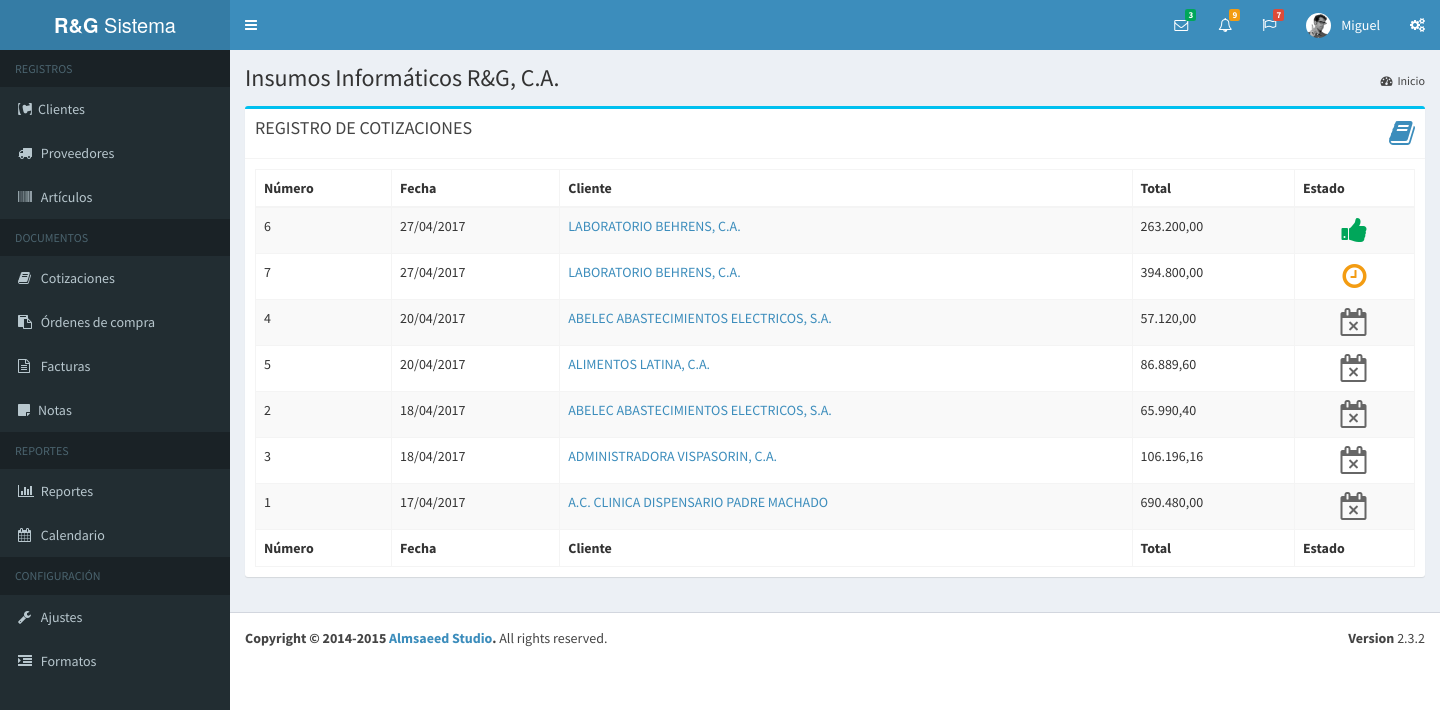
Before: /cotizaciones.php (signed in) with the older database file.
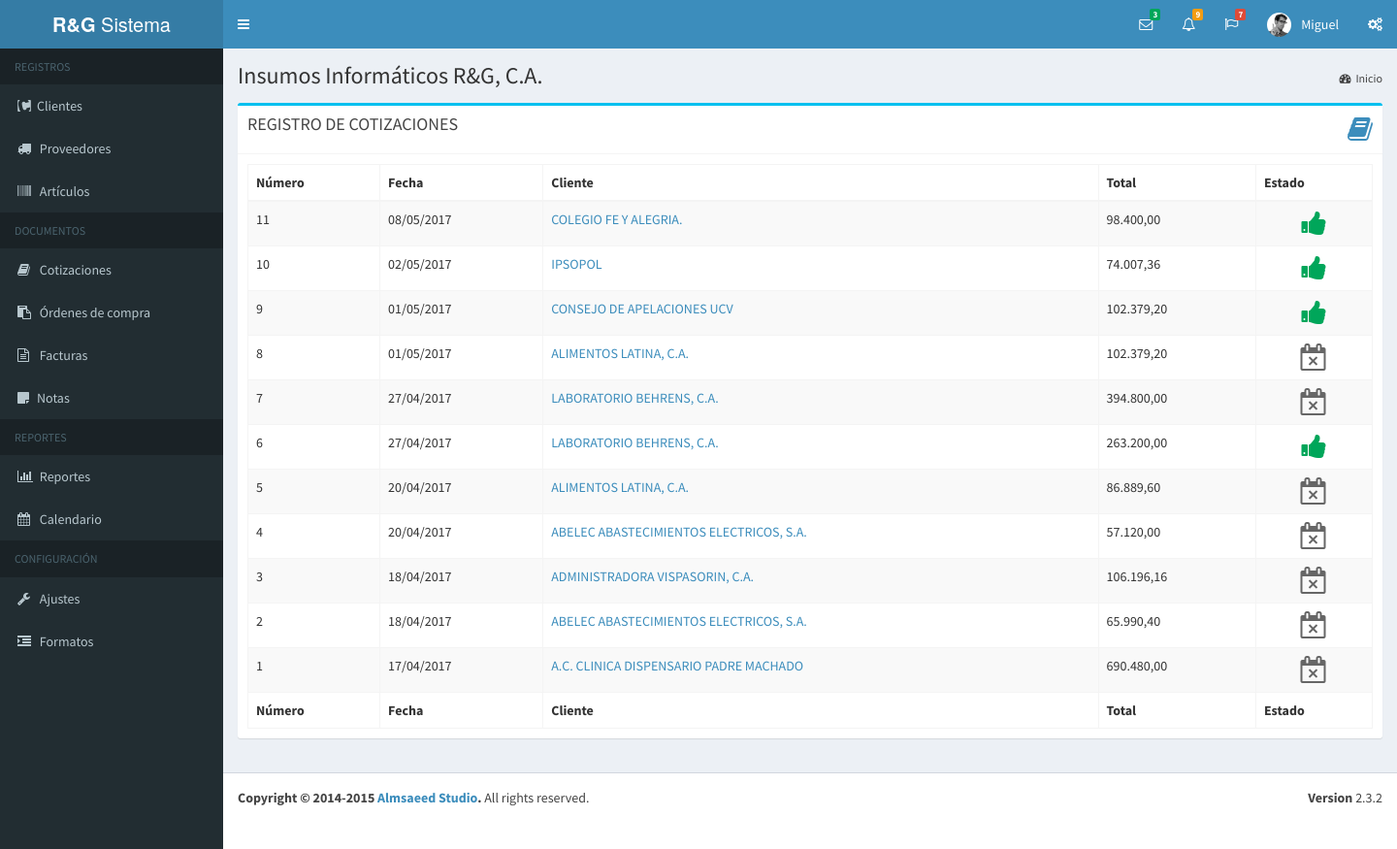
After: the same page with the newer database file.
### tables this page shows
CREATE TABLE IF NOT EXISTS `usuario` (
  `idUsuario` int(11) NOT NULL AUTO_INCREMENT,
  `usuario` varchar(60) NOT NULL,
  `password` varchar(60) NOT NULL,
  `nombre` varchar(80) DEFAULT NULL,
  `empresa` varchar(40) DEFAULT NULL,
  `subtitulo` varchar(120) DEFAULT NULL,
  `rif` varchar(15) DEFAULT NULL,
  `telefonos` varchar(80) DEFAULT NULL,
  `email` varchar(80) DEFAULT NULL,
  `vendedor` varchar(25) DEFAULT NULL,
  `direccion1` varchar(160) DEFAULT NULL,
  `direccion2` varchar(160) DEFAULT NULL,
  `ultima_act_doc` datetime DEFAULT NULL,
  PRIMARY KEY (`idUsuario`)
);

CREATE TABLE IF NOT EXISTS `cotizacion` (
  `idCotizacion` int(5) NOT NULL AUTO_INCREMENT,
  `numero` int(4) NOT NULL,
  `Fecha` varchar(10) DEFAULT NULL,
  `fecha_emision` date DEFAULT NULL,
  `fecha_registro` datetime DEFAULT NULL,
  `fecha_modificacion` datetime DEFAULT NULL,
  `fecha_vencimiento` datetime DEFAULT NULL,
  `fecha_venc_sist` datetime DEFAULT NULL,
  `fecha_anulacion` datetime DEFAULT NULL,
  `fecha_aprobacion` datetime DEFAULT NULL,
  `validez` varchar(30) DEFAULT NULL,
  `idCliente` int(5) DEFAULT NULL,
  `Nombre` varchar(51) DEFAULT NULL,
  `Telefono` varchar(20) DEFAULT NULL,
  `Rif` varchar(14) DEFAULT NULL,
  `Fax` varchar(15) DEFAULT NULL,
  `Email` varchar(30) DEFAULT NULL,
  `pcontacto` varchar(30) DEFAULT NULL,
  `idProveedor` int(2) DEFAULT NULL,
  `iva` float DEFAULT NULL,
  `tipo` varchar(12) DEFAULT NULL,
  `CotizAprobada` varchar(5) DEFAULT NULL,
  `SubTotal` varchar(9) DEFAULT NULL,
  `TotalDescto` int(1) DEFAULT NULL,
  `estado` varchar(20) DEFAULT NULL,
  `valor_condicion` int(3) DEFAULT NULL,
  `condicion` varchar(12) DEFAULT NULL,
  `ISV` varchar(8) DEFAULT NULL,
  `Total` decimal(9,2) DEFAULT NULL,
  `introduccion` varchar(200) DEFAULT NULL,
  `Observaciones` varchar(30) DEFAULT NULL,
  `Observaciones1` varchar(100) DEFAULT NULL,
  `Observaciones2` varchar(100) DEFAULT NULL,
  `Observaciones3` varchar(100) DEFAULT NULL,
  `idUsuario` int(11) DEFAULT NULL,
  PRIMARY KEY (`idCotizacion`),
  KEY `idUsuario` (`idUsuario`)
);

CREATE TABLE IF NOT EXISTS `cliente` (
  `idCliente` int(5) NOT NULL AUTO_INCREMENT,
  `nombre` varchar(51) NOT NULL,
  `rif` varchar(13) NOT NULL,
  `pcontacto` varchar(50) DEFAULT NULL,
  `nit` int(11) DEFAULT NULL,
  `direccion1` varchar(100) DEFAULT NULL,
  `direccion2` varchar(100) DEFAULT NULL,
  `ciudad` varchar(30) DEFAULT NULL,
  `telefono1` varchar(20) DEFAULT NULL,
  `telefono2` varchar(20) DEFAULT NULL,
  `excento` varchar(20) DEFAULT NULL,
  `pagweb` varchar(30) DEFAULT NULL,
  `email` varchar(30) DEFAULT NULL,
  PRIMARY KEY (`idCliente`)
);

### bd/data-usuario.php (called while the page is built, shortened)
<?php
	function obtenerUsuarioPorId( $idu, $dbh ){
		$sql = "select * from usuario where idUsuario = $idu";
		$data_user = mysql_fetch_array( mysql_query ( $sql, $dbh ) );
		return $data_user;
	}
?>

### bd/data-cotizacion.php (called while the page is built, shortened)
<?php
	function obtenerListaCotizaciones( $link, $idu, $estado ){
		$xq = ""; $lista_c = array();
		$q = "Select c.idCotizacion as id, c.tipo as tipo, c.numero as numero,
		c.estado as estado, date_format(c.fecha_emision,'%d/%m/%Y') as Fecha,
		c.valor_condicion as vcondicion, k.Nombre as Nombre, c.Total as Total
		from cotizacion c, cliente k where c.idCliente = k.idCliente and c.tipo = 'cotizacion'
		and idUsuario = $idu $xq order by c.fecha_emision DESC";
		$data = mysql_query( $q, $link );
		while( $c = mysql_fetch_array( $data ) ){
			$lista_c[] = $c;
		}
		return $lista_c;
	}
?>

### fn/fn-documento.php (called while the page is built, shortened)
<?php
	function iconoEstado( $estado ){
		$icono = array(
			""	=> array("icono" => " fa-sticky-note", "color" => "verde"),
			"pendiente"	=> array("icono" => "fa-clock-o", "color" => "amarillo"),
			"aprobada"	=> array("icono" => "fa-thumbs-up", "color" => "verde"),
			"pagada"	=> array("icono" => "fa-check", "color" => "azul"),
			"vencida"	=> array("icono" => "fa-calendar-times-o", "color" => "gris"),
			"anulada" 	=> array("icono" => "fa-ban", "color" => "rojo")
		);
		return $icono[$estado];
	}
?>

### sub-scripts/tablas/tabla_cotizaciones.php (the view, shortened to what this page needs)
<?php
	$tipo = "";
	if( $tipo == "solicitud" )
		$cotizaciones = obtenerSolicitudesCotizaciones( $dbh, $usuario["idUsuario"] );
	else
		$cotizaciones = obtenerListaCotizaciones( $dbh, $usuario["idUsuario"], "" );
?>
<table id="lista_ctz" class="table table-bordered table-striped">
    <thead>
      <tr>
        <th>Número</th>
        <th>Fecha</th>
        <?php if( $tipo != "solicitud" ) { ?> <th>Cliente</th> <?php } else { ?><th>Proveedor</th> <?php } ?>
		<?php if( $tipo != "solicitud" ) { ?> <th>Total</th> <?php } ?>
        <th>Estado</th>
      </tr>
    </thead>
    <tbody>
        <?php
          foreach( $cotizaciones as $c ){
            if ( $tipo == "solicitud" ) $td = "sctz"; else $td = "ctz";
            $ie = iconoEstado( $c["estado"] );
        ?>
        <tr>
            <td> <?php echo $c["numero"];  ?></td>
            <td> <?php echo $c["Fecha"];  ?></td>
            <td>
              <a href="documento.php?tipo_documento=<?php echo $td; ?>&id=<?php echo $c["id"]; ?>"><?php echo $c["Nombre"]; ?></a>
            </td>
            <?php if( $tipo != "solicitud" ) { ?>
              <td>
                <?php echo number_format( $c["Total"], 2, ",", "." );  ?>
              </td>
            <?php } ?>
            <td align="center">
              <i class="fa fa-2x <?php echo $ie["icono"]." ".$ie["color"]; ?>"></i>
            </td>
        </tr>
        <?php } ?>
    </tbody>
    <tfoot>
        <tr>
        <th>Número</th>
        <th>Fecha</th>
        <?php if( $tipo != "solicitud" ) { ?> <th>Cliente</th> <?php } else { ?><th>Proveedor</th> <?php } ?>
		    <?php if( $tipo != "solicitud" ) { ?> <th>Total</th> <?php } ?>
        <th>Estado</th>
      </tr>
    </tfoot>
</table>

### cotizaciones.php (shortened to what this page needs)
<?php
  include( "bd/bd.php" );
	include( "bd/data-usuario.php" );
	include( "bd/data-cotizacion.php" );
  include( "fn/fn-documento.php" );
?>
<!DOCTYPE html>
<html>
<head>
  <link rel="stylesheet" href="bootstrap/css/bootstrap.min.css">
    <link rel="stylesheet" href="https://maxcdn.bootstrapcdn.com/font-awesome/4.4.0/css/font-awesome.min.css">
    <link rel="stylesheet" href="https://code.ionicframework.com/ionicons/2.0.1/css/ionicons.min.css">
    <link rel="stylesheet" href="plugins/iCheck/all.css">
    <link rel="stylesheet" href="plugins/datatables/dataTables.bootstrap.css">
    <link rel="stylesheet" href="plugins/select2/select2.min.css">
    <link rel="stylesheet" href="dist/css/AdminLTE.min.css">
    <link rel="stylesheet" href="dist/css/skins/_all-skins.min.css">
    <link rel="stylesheet" type="text/css" href="css/style.css">
</head>
<body class="hold-transition skin-blue sidebar-mini">
<div class="wrapper">
  <header class="main-header">
    <nav class="navbar navbar-static-top" role="navigation">
      <a href="#" class="sidebar-toggle" data-toggle="offcanvas" role="button">
      </a>
      <div class="navbar-custom-menu">
        <ul class="nav navbar-nav">
          <?php include("sub-scripts/nav/mensajes.php");?>
          <?php include("sub-scripts/nav/notificaciones.php");?>
          <?php include("sub-scripts/nav/tareas.php");?>
          <?php include("sub-scripts/nav/perfil.php");?>
          <li>
            <a href="#" data-toggle="control-sidebar"><i class="fa fa-gears"></i></a>
          </li>
        </ul>
      </div>
    </nav>
  </header>
  <?php include("sub-scripts/nav/menu_ppal.php");?>
  <div class="content-wrapper">
    <?php include("sub-scripts/nav/contenido-cabecera.php");?>
    <section class="content">
    	<div class="row">
            <div class="col-md-12">
              <div class="box box-info">
                <div class="box-header with-border">
                  <h3 class="box-title">REGISTRO DE COTIZACIONES</h3>
                  <div class="icon-color"><i class="fa fa-book fa-2x"></i></div>
                </div>
             	  <div class="box-body">
                	<?php include( "sub-scripts/tablas/tabla_cotizaciones.php" ); ?>
                </div>
              </div>
            </div>
          </div>
    </section>
  </div>
  <?php include("sub-scripts/nav/footer.php"); ?>
</div>
</body>
</html>

### sub-scripts/nav/mensajes.php (shortened to what this page needs)
<li class="dropdown messages-menu">
<a href="#" class="dropdown-toggle" data-toggle="dropdown">
  <i class="fa fa-envelope-o"></i>
  <span class="label label-success">3</span>
</a>
</li>

### sub-scripts/nav/notificaciones.php (shortened to what this page needs)
<li class="dropdown notifications-menu">
<a href="#" class="dropdown-toggle" data-toggle="dropdown">
  <i class="fa fa-bell-o"></i>
  <span class="label label-warning">9</span>
</a>
</li>

### sub-scripts/nav/tareas.php (shortened to what this page needs)
<li class="dropdown tasks-menu">
<a href="#" class="dropdown-toggle" data-toggle="dropdown">
  <i class="fa fa-flag-o"></i>
  <span class="label label-danger">7</span>
</a>
</li>

### sub-scripts/nav/perfil.php (shortened to what this page needs)
<?php
  $usuario = obtenerUsuarioPorId( $_SESSION["user"]["idUsuario"], $dbh );
?>
<li class="dropdown user user-menu">
<a href="#" class="dropdown-toggle" data-toggle="dropdown">
  <img src="dist/img/user2-160x160.jpg" class="user-image" alt="User Image">
  <span class="hidden-xs"><?php echo $usuario["nombre"]; ?></span>
</a>
</li>

### sub-scripts/nav/menu_ppal.php (shortened to what this page needs)
<aside class="main-sidebar">
    <section class="sidebar">
      <ul class="sidebar-menu">
        <li class="header">REGISTROS</li>
        <li class="treeview">
          <a href="#">
            <i class="fa fa-contao"></i><span>Clientes</span>
          </a>
        </li>
        <li class="treeview">
          <a href="#">
            <i class="fa fa-truck"></i>
            <span>Proveedores</span>
          </a>
        </li>
        <li class="treeview">
          <a href="#">
            <i class="fa fa-barcode"></i>
            <span>Artículos</span>
          </a>
        </li>
        <li class="header">DOCUMENTOS</li>
        <li class="treeview">
          <a href="#">
            <i class="fa fa-book"></i>
            <span>Cotizaciones</span>
          </a>
        </li>
        <li>
          <a href="pages/widgets.html">
            <i class="fa fa-clipboard"></i> <span>Órdenes de compra</span>
          </a>
        </li>
        <li>
          <a href="#">
            <i class="fa fa-file-text-o"></i> <span>Facturas</span>
          </a>
        </li>
        <li>
          <a href="#">
            <i class="fa fa-sticky-note"></i><span>Notas</span>
          </a>
        </li>
        <li class="header">REPORTES</li>
        <li class="treeview">
          <a href="#">
            <i class="fa fa-bar-chart"></i> <span>Reportes</span>
          </a>
        </li>
        <li>
          <a href="pages/calendar.html">
            <i class="fa fa-calendar"></i> <span>Calendario</span>
          </a>
        </li>
        <li class="header">CONFIGURACIÓN</li>
        <li class="treeview">
          <a href="mantenimiento.php">
            <i class="fa fa-wrench"></i>
            <span>Ajustes</span>
          </a>
        </li>
        <li class="treeview">
          <a href="formatos.php">
            <i class="fa fa-indent"></i>
            <span>Formatos</span>
          </a>
        </li>
      </ul>
    </section>
  </aside>

### sub-scripts/nav/contenido-cabecera.php
<section class="content-header">
  <h1>
    <?php echo $usuario["empresa"]; ?><small></small>
  </h1>
  <ol class="breadcrumb">
    <li><a href="main.php"><i class="fa fa-dashboard"></i>Inicio</a></li>
  </ol>
</section>

### sub-scripts/nav/footer.php
<footer class="main-footer">
	<div class="pull-right hidden-xs">
		<b>Version</b> 2.3.2
	</div>
	<strong>Copyright &copy; 2014-2015 <a href="http://almsaeedstudio.com">Almsaeed Studio</a>.</strong> All rights
reserved.
</footer>

### css/style.css (style rules this page uses)
.icon-color { color:#3C8DBC; float:right; }
.verde { color: #00a65a; }
.gris { color: #666; }
.amarillo { color: #f39c12; }

Changed rows visible on the page:
added cotizacion: numero "11", Fecha "08/05/2017", idCliente.nombre "COLEGIO FE Y ALEGRIA.", Total "98.400,00"
added cotizacion: numero "10", Fecha "02/05/2017", idCliente.nombre "IPSOPOL", Total "74.007,36"
added cotizacion: numero "9", Fecha "01/05/2017", idCliente.nombre "CONSEJO DE APELACIONES UCV", Total "102.379,20"
added cotizacion: numero "8", Fecha "01/05/2017", idCliente.nombre "ALIMENTOS LATINA, C.A.", Total "102.379,20"
changed cotizacion (number 5 of 11 on the later page): estado "pendiente" → "vencida" (drawn); moves up the list
shown differently, row unchanged: cotizacion (number 7 of 11 on the later page): moves up the list
shown differently, row unchanged: cotizacion "ADMINISTRADORA VISPASORIN, C.A.": moves up the list
